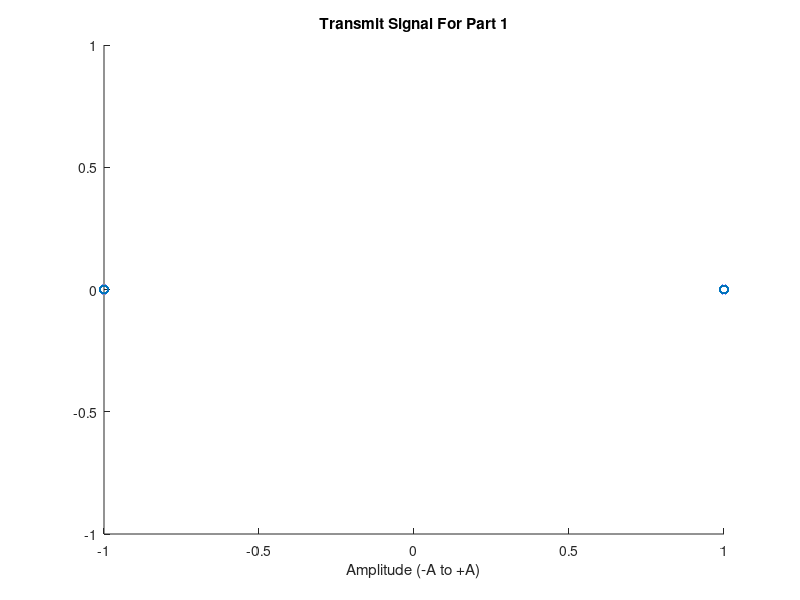
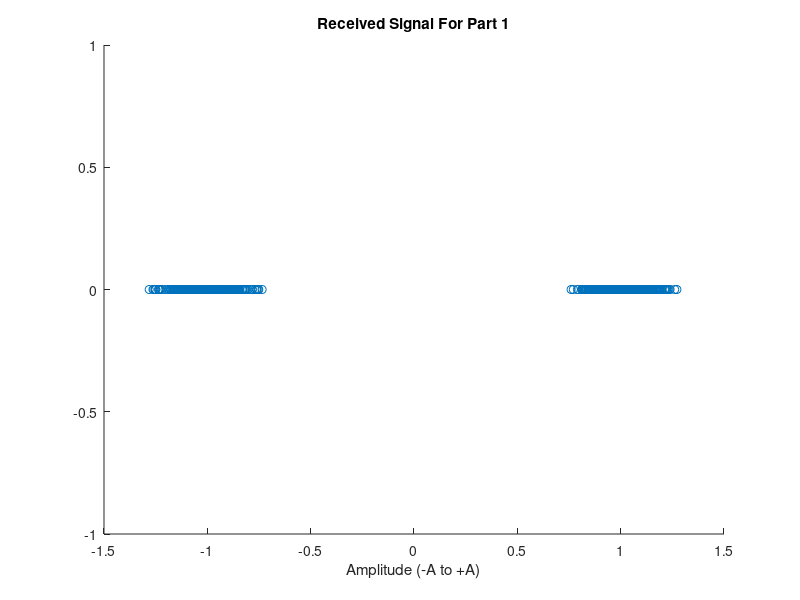
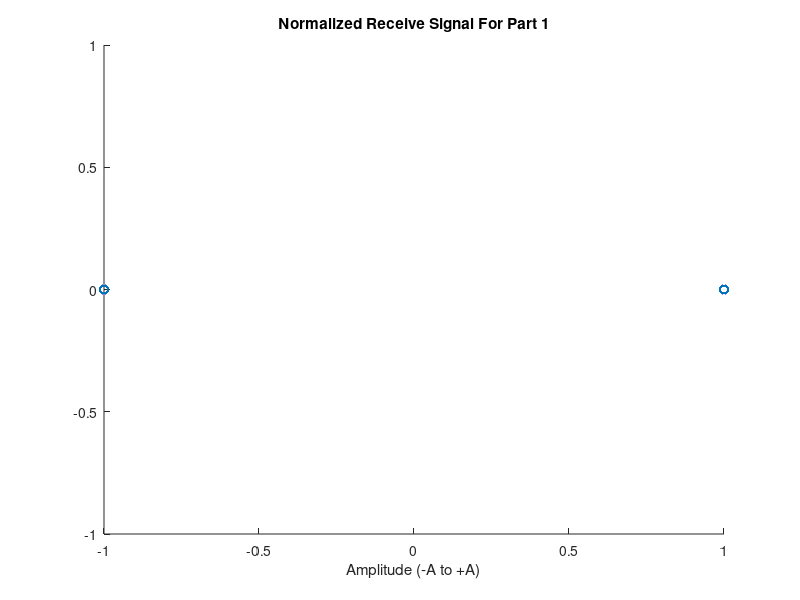
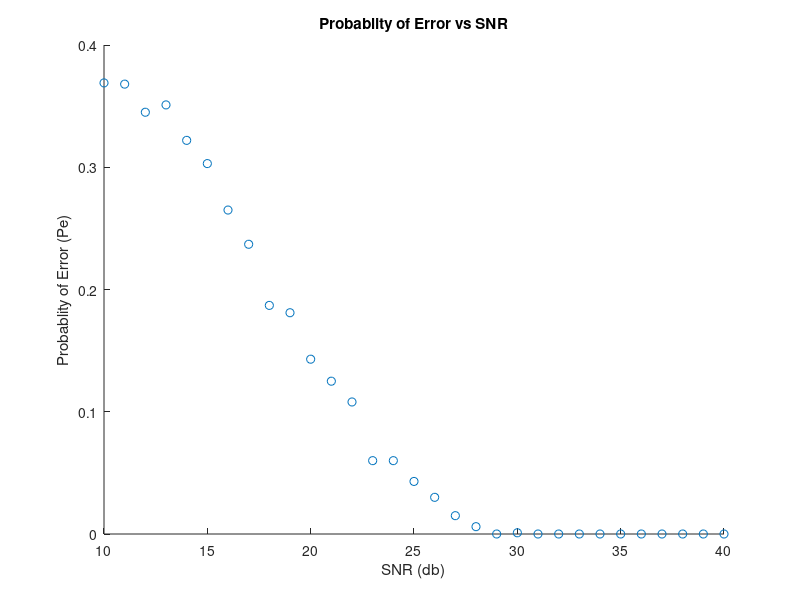

MATLAB code to generate these figures, in order:
%%------------------------------------------------------------------------------
% Name        : EE321_Project_4.m
% Author(s)   : Kyle Bielby, Chris Lloyd, Stephen Epp, Philip Hubbe
% Class       : EE321 (Project 4)
% Due Date    : 2020-11-13
% Description : Data Classification using Matlab
% ------------------------------------------------------------------------------

%% Part 1 - (Fixed A) Working with received data (TX data + noise) for two data states

% Clear the workspace and console
clear; clc;

% Create transmit data
N = 1000;                      % Number of symbols to be transmitted
A = 1;                         % Data amplitude (relates to signal power)
var_n = 0.01;                  % Noise variance
x = A*(2*(randn(N,1)>0) - 1);  % Generates +A and -A randomly but equally likely

% Plot data on a scatter plot to visualize transmitted symbols
figure
scatter(x, zeros(size(x)))
title("Transmit Signal For Part 1")
xlabel("Amplitude (-A to +A)")

% Generate received signal as transmit signal + noise
n = randn(N,1)*sqrt(var_n); % Zero-mean Gaussian noise with variance var_n
r = x + n;                  % Received signal

% Plot data on a scatter plot to visualize received symbols
figure
scatter(r, zeros(size(r)))
title("Received Signal For Part 1")
xlabel("Amplitude (-A to +A)")

% % Visualize data with r = 0 CDL=> Needed?
% r = zeros(size(x));
% plot(r);

% Decision algorithm for receive signal value
r_norm = zeros(size(x));
for i = 1:1:N
    if r(i) > 0             % If positive
        r_norm(i) = A;
    else                    % If negative or 0
        r_norm(i) = -1 * A;
    end
end

% Plot normalized receive data
figure
scatter(r_norm, zeros(size(r_norm)))
title("Normalized Receive Signal For Part 1")
xlabel("Amplitude (-A to +A)")

% Error Characterization

% Find the number of incorrect guesses
incorrectReceive = 0;
for i = 1:1:N
    if x(i) ~= r_norm(i)
        incorrectReceive = incorrectReceive + 1;
    end
end

% Compute the probability of error
Pe = incorrectReceive / N

%% Part 2 - (Varied A) Working with received data (TX data + noise) for two data states

var_n = 0.01;  % Noise variance

for SNR_db = [10:1:40]
    SNR = 10^(SNR_db/10);   % Calculate Linear SNR (X_db = 10*log(X))
    A = sqrt(SNR*var_n^2);  % Calculate value of A (SNR = (A^2)/(var_n^2))

    % Create transmit data
    x = A*(2*(randn(N,1)>0) - 1);  % Generates +A and -A randomly but equally likely

    % Generate received signal as transmit signal + noise
    n = randn(N,1)*sqrt(var_n); % Zero-mean Gaussian noise with variance var_n
    r = x + n;                  % Received signal

    % Decision algorithm for receive signal value
    r_norm = zeros(size(x));
    for i = 1:1:N
        if r(i) > 0             % If positive
            r_norm(i) = A;
        else                    % If negative or 0
            r_norm(i) = -1 * A;
        end
    end

    % Error Characterization

    % Find the number of incorrect guesses
    incorrectReceive = 0;
    for i = 1:1:N
        if x(i) ~= r_norm(i)
            incorrectReceive = incorrectReceive + 1;
        end
    end

    % Compute the probability of error
    Pe = incorrectReceive / N;

    % Add values to array
    PeValues(SNR_db - 9) = Pe;
    SNRValues(SNR_db - 9) = SNR_db;
end

% Plot Probablity of Error vs SNR
figure
scatter(SNRValues, PeValues)
title("Probablity of Error vs SNR")
xlabel("SNR (db)")
ylabel("Probablity of Error (Pe)")

%%Section 3.3
% N = 1000;
% A = 5;
% x = A*((2*(randn(N,1)>0)) - 1); % Generates +A and -A; both equally likely
% y = 2*(randn(N,1)>0) - 1;   % Generates 1 and -1; both equally
%                             % this will be used to determine if
%                             % if A is placed on the x-axis or the
%                             % y axis
%
% for i = 1:1:1000
%     if y(i) == 1        % if y = 1 place on y-axis
%         y(i) = x(i);
%         x(i) = 0;
%     elseif y(i) == -1   % if y = -1 place on x-axis
%         y(i) = 0;
%     end
% end
%
% scatter(x,y);
%
% % test noise simulation
% var_n = 0.01; % Noise variance
% n = randn(N,1)*sqrt(var_n); % Zero-mean Gaussian noise with variance var_n
% m = randn(N,1)*sqrt(var_n); % Zero-mean Gaussian noise with variance var_n
% r = x + n; % Received signal
% y = y + m; %
%
% scatter(r,y);


% for N = [1000 5000] %select a large enough value of N for a smooth curve
%     for A = [0.01 1]  %TODO change to neeeded values
%         x = A*((2*(randn(N,1)>0)) - 1); % Generates +A and -A; both equally likely
%         y = 2*(randn(N,1)>0) - 1; % Generates 1 and -1; both equally
%                                      % this will be used to determine if
%                                      % if A is placed on the x-axis or the
%                                      % y axis
%
%
%     end
%
%
% end


